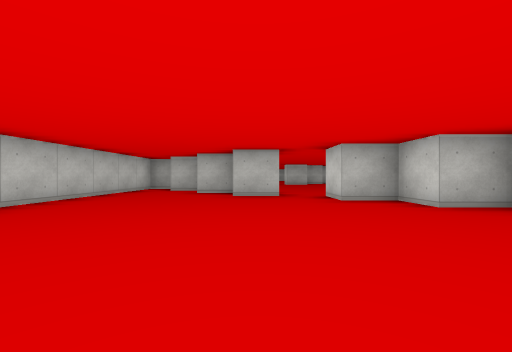
View 1 (above)

19 first-person views from a walk through a cub3D maze. The camera is about half as high as the walls, looks level and sees 90° across. The floor is counted in squares. Each view is taken from the middle of a square. On the plan, view 1 faces up. The plan holds only what a view shows up to about 9 squares ahead; the rest is blank.

View 2
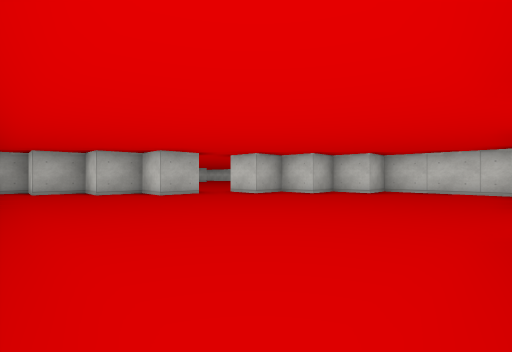

View 3
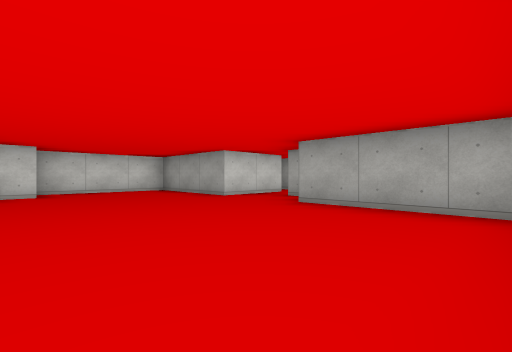

View 4
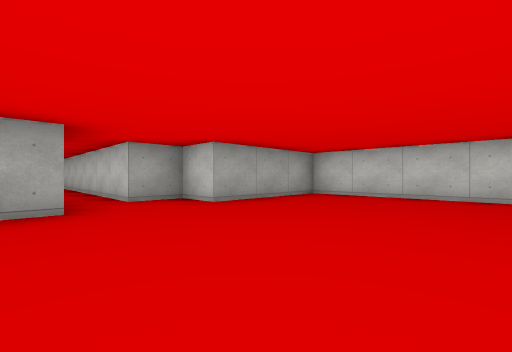

View 5
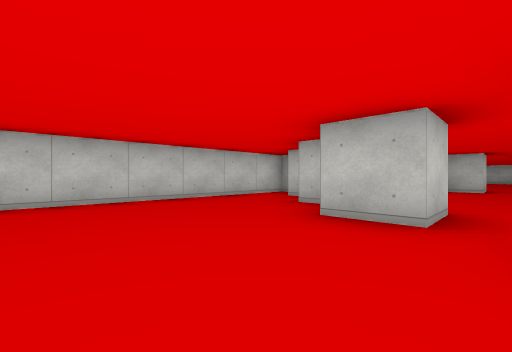

View 6
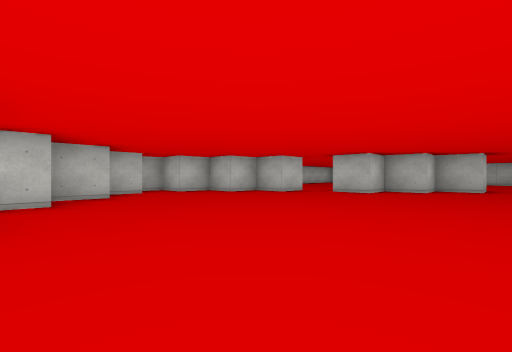

View 7
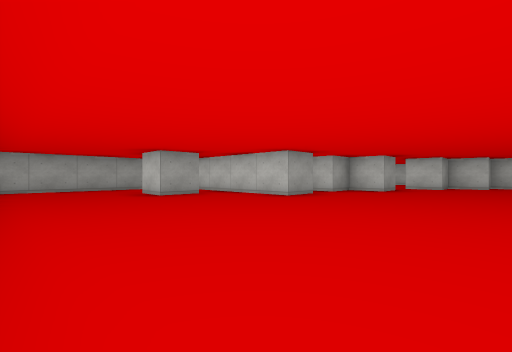

View 8
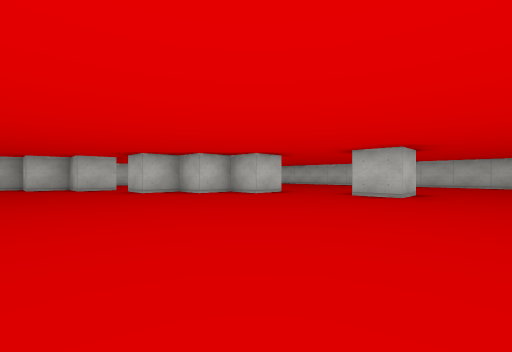

View 9
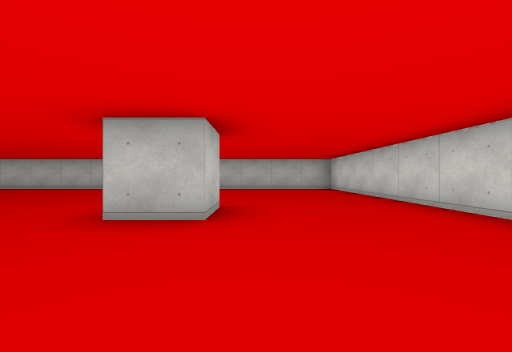

View 10
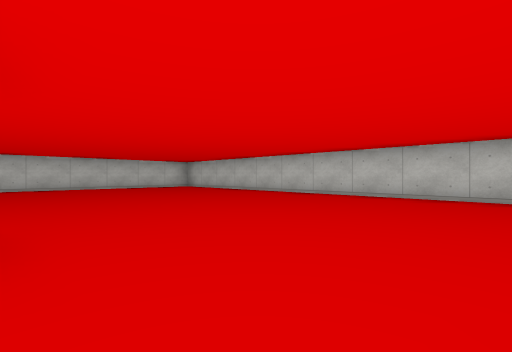

View 11
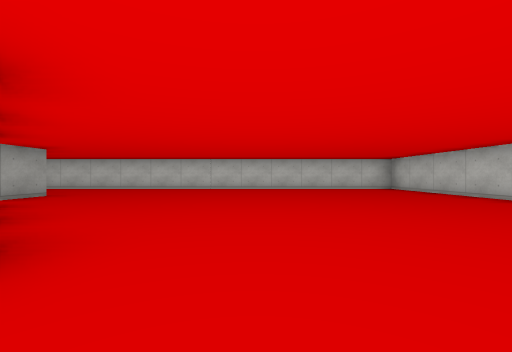

View 12
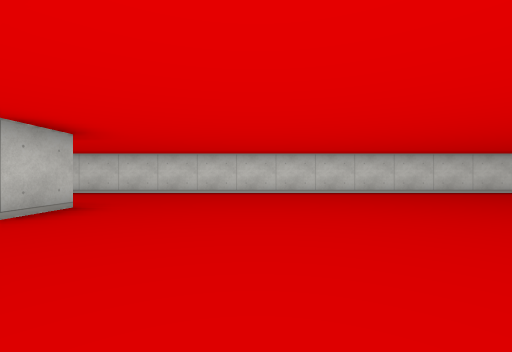

View 13
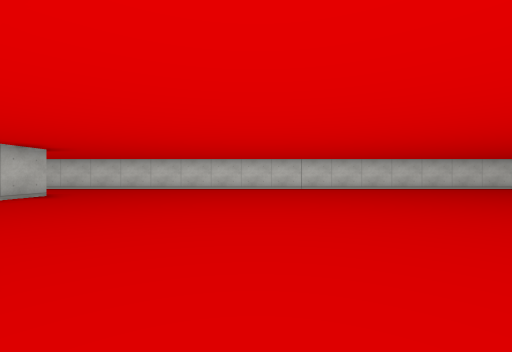

View 14
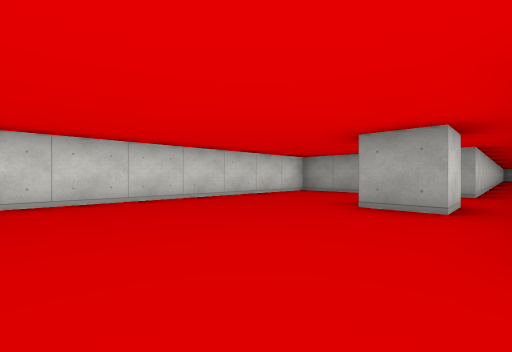

View 15
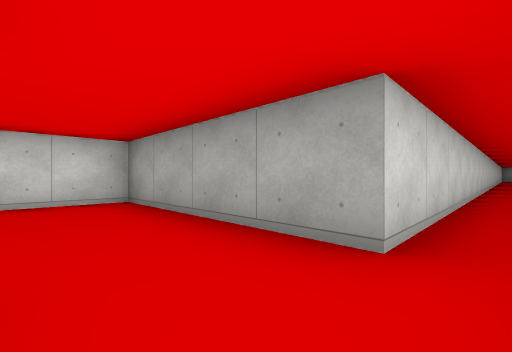

View 16
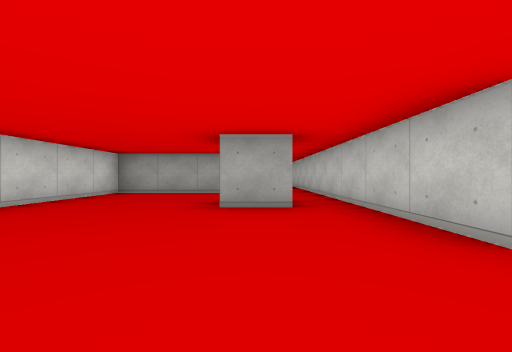

View 17
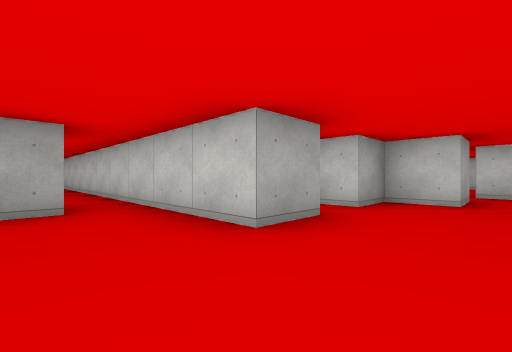

View 18
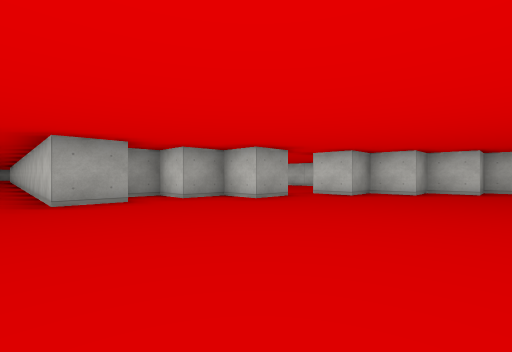

View 19
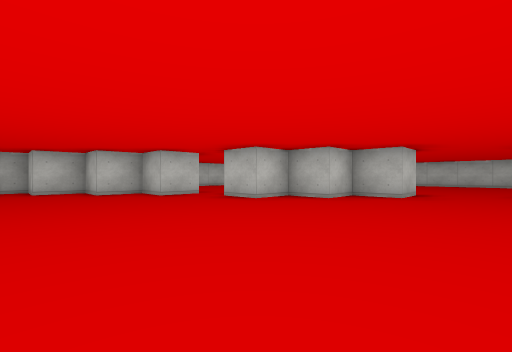

### Floor plan
Ten units are one square. View 1 is at (0, 0); x grows to the right and y downward. Boxes are objects, and circles mark ways between rooms. Rooms are numbered by the first view taken in them; rooms with no view inside come last. Other rooms are left out.
<svg viewBox="-40 -220 150 334">
<path fill="none" stroke="#000" d="M15 25 15 5 45 5 45 -25 35 -25 35 -35 25 -35 25 -45 15 -45 15 -55M5 -55 -5 -55 -5 -65 -15 -65 -15 -75 -25 -75M-25 -85 -35 -85 -35 5 -5 5 -5 15 5 15 5 75M45 -155 45 -145 35 -145 35 -135 25 -135 25 -125 15 -125M-5 -125 5 -125 5 -115 -5 -115 -5 -105 -15 -105 -15 -95 -25 -95 -25 -85 -15 -85 -15 -75 -5 -75 -5 -65 5 -65 5 -55M75 -165 75 -155 65 -155M15 -55 25 -55 25 -45 35 -45 35 -35 42 -35M45 -45 55 -45 55 45M65 -15 65 -25 75 -25 75 -15M65 109 65 5 105 5 105 -215 -35 -215 -35 -100"/>
<circle cx="10" cy="-60" r="3" fill="#2a7"/>
<text x="0" y="-10">1</text>
<text x="50" y="-110">2</text>
</svg>
Room 1 opens to room 2.

Where each view was taken, in squares from view 1:
view 1: 0 up, 0 right, facing up
view 2: 0 up, 3 left, facing up-right
view 3: 3 up, 3 left, facing down-right
view 4: 3 up, 2 right, facing down-left
view 5: 3 up, 1 right, facing up-left
view 6: 6 up, 5 right, facing up-left
view 7: 8 up, 10 right, facing down-left
view 8: 10 up, 9 right, facing up-left
view 9: 13 up, 8 right, facing up
view 10: 16 up, 6 right, facing up-left
view 11: 17 up, 5 right, facing left
view 12: 13 up, 4 right, facing right
view 13: 11 up, 2 right, facing right
view 14: 6 up, 6 right, facing down-right
view 15: 1 up, 6 right, facing down-right
view 16: 6 up, 7 right, facing down
view 17: 6 up, 7 right, facing down-left
view 18: 9 up, 6 right, facing down-left
view 19: 9 up, 6 right, facing up-left
